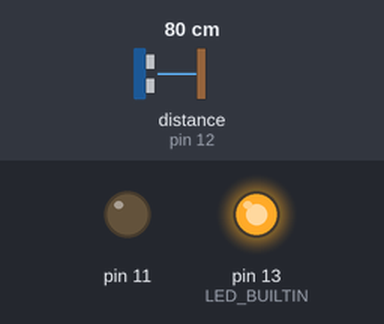
Bench run of a sketch on a simulated Arduino Uno, built with avr-gcc and run on an emulated ATmega328P. Shown: output pins drawn as LEDs (lit = HIGH). Dashed ring = blinking. The test bench sets the inputs (shaded band); at power-on: distance to the obstacle (sensor on pin 12) 80 cm. What the sketch prints to the serial monitor is not drawn.

Above: at 2.8 s.
2.9 s: distance to the obstacle (sensor on pin 12) set to 5 cm
At 3.4 s:
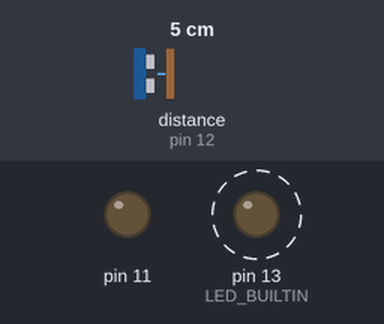
6.4 s: distance to the obstacle (sensor on pin 12) set to 2 cm
At 8.9 s:
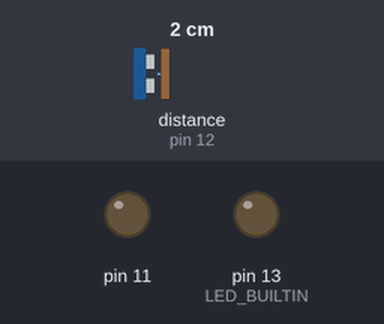
Timing chart, 0 to 15.0 s (numbered marks = the images above; inputs shaded):
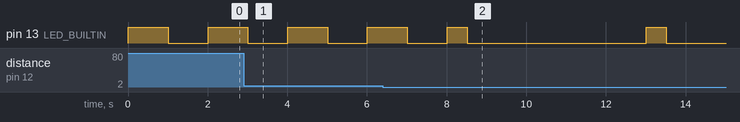

Measured:
- the behaviour switches between 4 and 3 cm on distance to the obstacle (sensor on pin 12) (found by bisection; images 1 and 2)

The sketch:

Spiral_test.ino
```cpp
#include <Ultrasound_compass.h>

void light() {
  // function for blinking LED
  digitalWrite(LED_BUILTIN, HIGH);   // turn the LED on (HIGH is the voltage level)
  delay(1000);                       // wait for a second
  digitalWrite(LED_BUILTIN, LOW);    // turn the LED off by making the voltage LOW
  delay(1000);                       // wait for a second
}

void nolight() {
  // function for LED off
  digitalWrite(LED_BUILTIN, LOW);    // turn the LED off by making the voltage LOW
}

void fastlight() {
  // function for fast blinking LED
  digitalWrite(LED_BUILTIN, HIGH);   // turn the LED on (HIGH is the voltage level)
  delay(500);                       // wait for half a second
  digitalWrite(LED_BUILTIN, LOW);    // turn the LED off by making the voltage LOW
  delay(500);                       // wait for half a second
}

void setup() {
  // put your setup code here, to run once:
  // initialize digital pin LED_BUILTIN as an output.
  pinMode(LED_BUILTIN, OUTPUT);

  //Serial Port begin
  Serial.begin (9600);
  setup_ultrasound();

}


void loop() {
  // simulate robot moving in spiral, demonstrating robot knows when to turn

  // set initial distance to wall range
  double range = 2;

  int spiral = 1;
  while (spiral < 9) {

    while (spiral % 4 != 0) {

      while (distance(0) > range) {
        // sensor 1 or 0
        light();
        /*
        Serial.print("large range");
        Serial.print(range);
        Serial.print(distance(0));
        Serial.println();
        */
      }

      // when sensor is close to wall, break loop, light fast, turn manually, repeat loop
      fastlight();
      delay(4000);
      spiral += 1;
      /*
      Serial.print("close");
      Serial.print(range);
      Serial.print(distance(0));
      Serial.println(); }
      */
    }

    // once spiral is a multiple of 4, break loop, increase range for next inner loop of spiral
    range += 25;

    while (distance(0) > range) {
      light();
    }
    // when sensor close to wall, break loop, light fast, turn manually, repeat loop from top
    fastlight();
    delay(4000);
    spiral += 1;
    }

  // when spiral reaches 8, LED blinks off to demonstrate end
  nolight();
  delay(4000);
}
```
